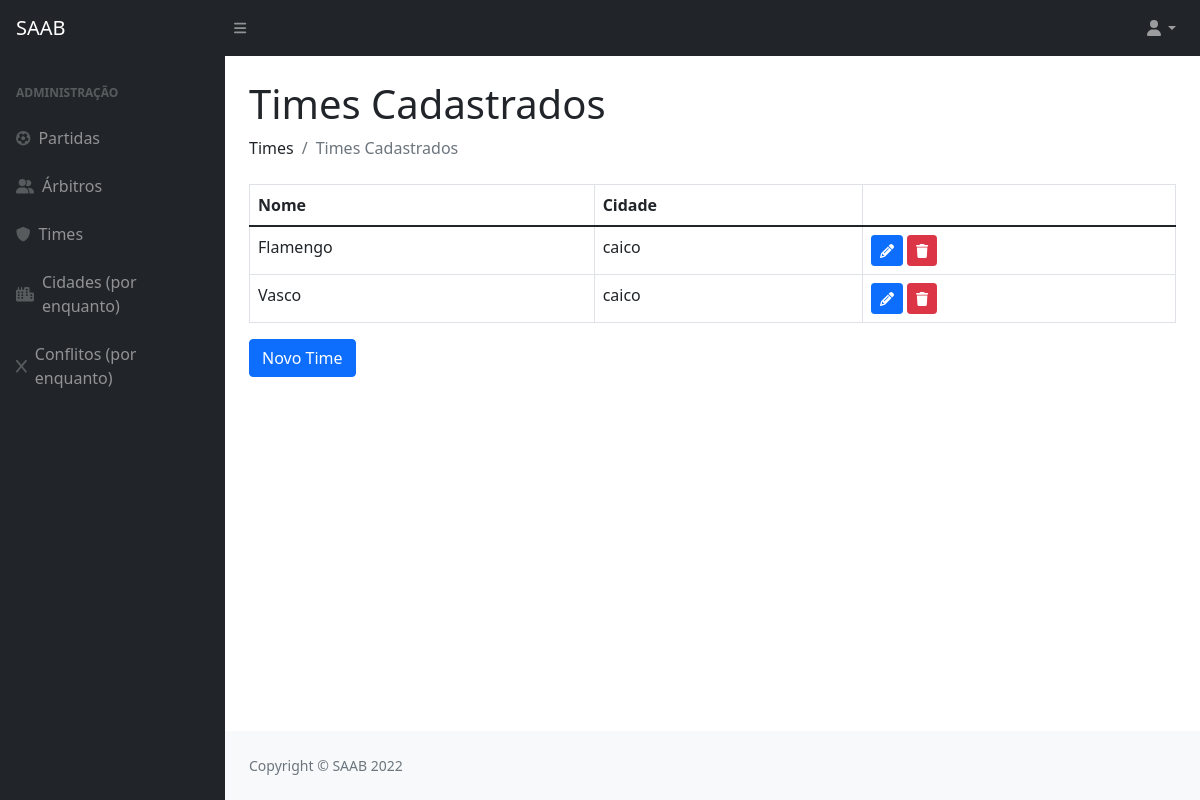
/times/, run on an earlier commit of the app's database.
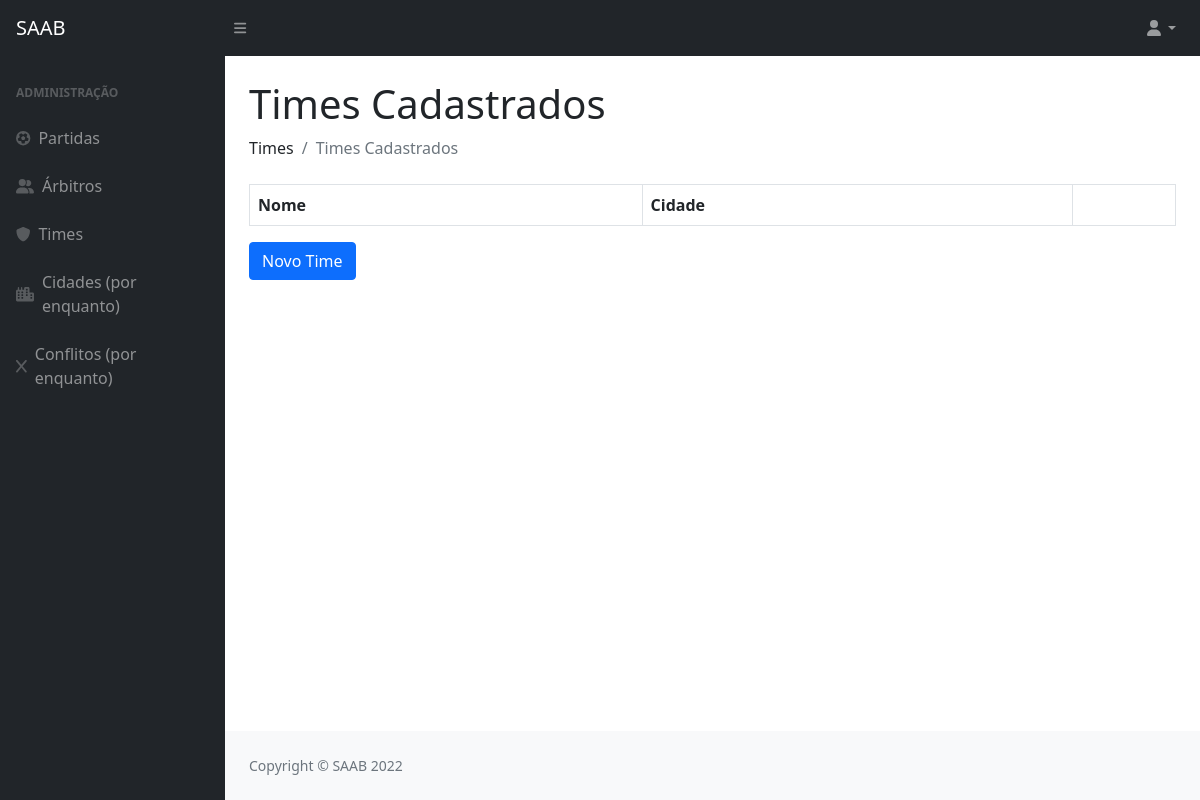
And on a later commit of the database.
### privado/models.py (models this page shows, shortened)
class Time(models.Model):
    codigo = models.AutoField(primary_key=True)
    nome = models.CharField(max_length=100)
    cidade = models.ForeignKey(Cidade, on_delete=models.CASCADE)

class Cidade(models.Model):
    codigo = models.AutoField(primary_key=True)
    nome = models.CharField(max_length=100)
    def __str__(self):
        return (self.nome)

### privado/views.py (the view)
# urls.py: path('times/', times, name="url_times"),
def times(request):
    time = Time.objects.all()
    parametros = {"time": time}
    return render(request, "SAAB/times.html", parametros)

### privado/templates/SAAB/times.html (shortened to what this page needs)
{% extends 'SAAB/layout.html' %}
{% block conteudo %}
{% load static %}
{% load crispy_forms_tags %}
<!DOCTYPE html>
<html lang="en">
    <head>
    </head>
    <body>
        <h1 class="mt-4">Times Cadastrados</h1>
        <ol class="breadcrumb mb-4">
            <li class="breadcrumb-item">Times</li>
            <li class="breadcrumb-item active">Times Cadastrados</li>
        </ol>
        <table class="table table-bordered">
            <thead>
                <tr>
                    <th>Nome</th>
                    <th>Cidade</th>
                    <th></th>
                </tr>
            </thead>
            {% for i in time %}
                <tr>
                    <td> {{ i.nome }}</td>
                    <td> {{ i.cidade }}</td>
                    <td>
                        <a href="{% url 'url_updateTime' i.codigo %}"><button class="btn btn-primary btn-sm"><i class="fas fa-pencil"></i></button></a>
                        <a href="{% url 'url_deleteTime' i.codigo %}"><button class="btn btn-danger btn-sm"><i class="fas fa-trash"></i></button></a>
                    </td>
                </tr>
            {% endfor %}
        </table>
        <a href="{% url 'url_formTime' %}"><button  class="btn btn-primary">Novo Time</button></a>
    </body>
</html>
{% endblock %}

What changed in the data, as far as the page shows it:
removed Time: nome "Flamengo", cidade "caico"
removed Time: nome "Vasco", cidade "caico"
